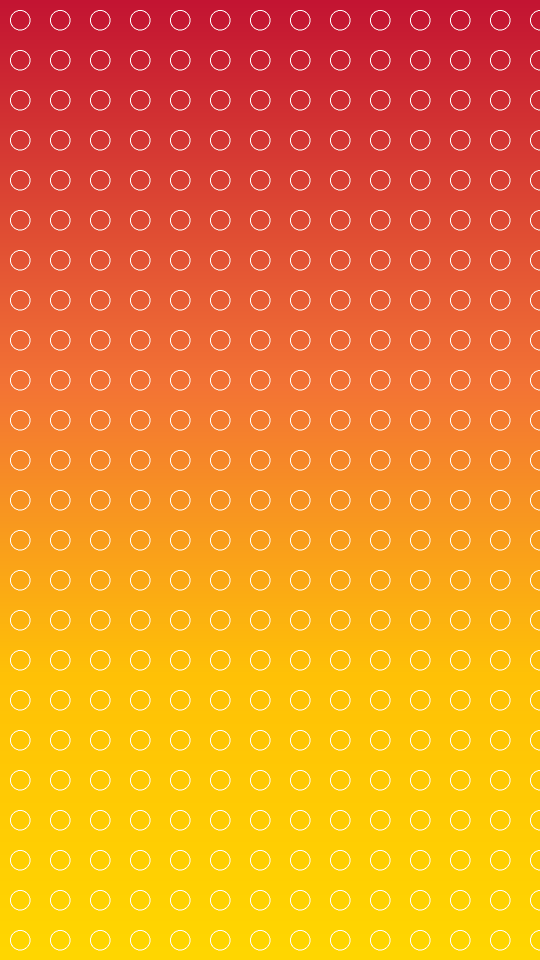
#> input picture background.png, 1080 x 1920 px (shown at 1/2 size)
$ python generate_images.py
#> lines starting #> are read from the running program, lines starting #| are printed output that depends on the picture
"""
Beautiful Image Generator for Spanish Learning Videos
Uses ONE pre-made background image for all phrases
"""

import os
from pathlib import Path
from PIL import Image, ImageDraw, ImageFont

# Image dimensions
IMAGE_WIDTH = 1080
IMAGE_HEIGHT = 1920

# Background image path
BACKGROUND_IMAGE = Path("background.png")


# [45 lines left out: function create_default_background, not called in this run]


def load_background():
    """
    Load the background image (creates default if doesn't exist)
    """

    if not BACKGROUND_IMAGE.exists():
        print("[background] No background found, creating default...")
        return create_default_background()

    return Image.open(BACKGROUND_IMAGE)
#> returned value is the input picture: PIL image 1080x1920 RGB; mean R, G, B 239, 138.2, 38.2


def create_phrase_image(phrase_data: dict, output_path: str):
    """
    Create image using the SAME background for all phrases
    Only the text changes!
    """

    # Load background (reuse same image every time)
    img = load_background().copy()
    draw = ImageDraw.Draw(img)

    # Load fonts (cross-platform compatible - optimized for GitHub Actions/Linux)
    try:
        # Try fonts/ folder first (if user added fonts there)
        font_category = ImageFont.truetype("fonts/arial.ttf", 70)
        font_large = ImageFont.truetype("fonts/arialbd.ttf", 85)
        font_pronunciation = ImageFont.truetype("fonts/ariali.ttf", 28)
        font_branding = ImageFont.truetype("fonts/arialbd.ttf", 42)
    except:
        try:
            # Linux system fonts (GitHub Actions - Ubuntu)
            font_category = ImageFont.truetype("/usr/share/fonts/truetype/dejavu/DejaVuSans-Bold.ttf", 70)
            font_large = ImageFont.truetype("/usr/share/fonts/truetype/dejavu/DejaVuSans-Bold.ttf", 85)
            font_pronunciation = ImageFont.truetype("/usr/share/fonts/truetype/dejavu/DejaVuSans.ttf", 28)
            font_branding = ImageFont.truetype("/usr/share/fonts/truetype/dejavu/DejaVuSans-Bold.ttf", 42)
        except:
            try:
                # Windows system fonts
                font_category = ImageFont.truetype("arial.ttf", 70)
                font_large = ImageFont.truetype("arialbd.ttf", 85)
                font_pronunciation = ImageFont.truetype("ariali.ttf", 28)
                font_branding = ImageFont.truetype("arialbd.ttf", 42)
            except:
                # Last resort: use default but with warning
                print("[fonts] ⚠️ WARNING: Could not load fonts! Text will be tiny!")
                print("[fonts] Installing fonts on Linux: sudo apt-get install fonts-dejavu")
                font_category = ImageFont.load_default()
                font_large = ImageFont.load_default()
                font_pronunciation = ImageFont.load_default()
                font_branding = ImageFont.load_default()

    # Get text
    category = phrase_data.get("category", "Spanish Learning")
    english = phrase_data.get("english", "")
    spanish = phrase_data.get("spanish", "")
    pronunciation = phrase_data.get("pronunciation", "")

    # Helper: wrap text
    def wrap_text(text, font, max_width):
        words = text.split()
        lines = []
        current_line = []

        for word in words:
            test_line = ' '.join(current_line + [word])
            bbox = draw.textbbox((0, 0), test_line, font=font)
            width = bbox[2] - bbox[0]

            if width <= max_width:
                current_line.append(word)
            else:
                if current_line:
                    lines.append(' '.join(current_line))
                current_line = [word]

        if current_line:
            lines.append(' '.join(current_line))

        return lines

    # Draw category at top with IMPRESSIVE styling
    category_text = category.upper()
    category_bbox = draw.textbbox((IMAGE_WIDTH // 2, 180), category_text, font=font_category, anchor="mm")
#> category_bbox = (229, 152, 851, 205)

    # Draw gradient background box for category with glow
    padding = 25

    # Glow effect (limited iterations to prevent coordinate inversion)
    for i in range(min(padding, 15)):  # Max 15 iterations to prevent issues
        alpha = int(200 - (i * 10))
        if alpha > 0:
            draw.rectangle(
                [
                    (category_bbox[0] - padding + i, category_bbox[1] - padding + i),
                    (category_bbox[2] + padding - i, category_bbox[3] + padding - i)
                ],
                outline=(138, 43, 226, alpha)  # Purple glow
            )

    # Solid background
    draw.rectangle(
        [
            (category_bbox[0] - padding, category_bbox[1] - padding),
            (category_bbox[2] + padding, category_bbox[3] + padding)
        ],
        fill=(20, 20, 40, 220)
    )

    # Draw category text with glow
    for offset in [(2,2), (-2,2), (2,-2), (-2,-2)]:
        draw.text(
            (IMAGE_WIDTH // 2 + offset[0], 180 + offset[1]),
            category_text,
            fill=(138, 43, 226),  # Purple glow
            font=font_category,
            anchor="mm"
        )

    draw.text(
        (IMAGE_WIDTH // 2, 180),
        category_text,
        fill=(255, 255, 255),
        font=font_category,
        anchor="mm",
        stroke_width=2,
        stroke_fill=(0, 0, 0)
    )

    # Draw English with solid background
    english_y = 550
    english_lines = wrap_text(english, font_large, IMAGE_WIDTH - 140)
#> the loop in wrap_text, `for word in words:` made 5 passes
#> (bbox, width) on passes 1 to 5: ((0, 14, 224, 80), 224), ((0, 14, 638, 97), 638), ((0, 14, 851, 97), 851), ((0, 14, 1015, 97), 1015), ((0, 16, 366, 97), 366)
#> after the loop in wrap_text, `for word in words:`: lines = ['Good morning! How']
#> english_lines = ['Good morning! How', 'are you?']

    total_height = len(english_lines) * 100
#> total_height = 200

    # Solid background for English (dark blue)
    box_top = english_y - 70
    box_bottom = english_y + total_height - 20
#> box_bottom = 730

    draw.rectangle(
        [(70, box_top), (IMAGE_WIDTH - 70, box_bottom)],
        fill=(30, 40, 80)  # Dark blue, solid
    )

    # Draw English text (no glow, just stroke for visibility)
    for i, line in enumerate(english_lines):
        y_pos = english_y + (i * 100)

        # Main text with thick stroke
        draw.text(
            (IMAGE_WIDTH // 2, y_pos),
            line,
            fill=(255, 255, 255),
            font=font_large,
            anchor="mm",
            stroke_width=5,
            stroke_fill=(0, 0, 0)
        )
#> this loop made 2 passes
#> (line, y_pos) on passes 1 to 2: ('Good morning! How', 550), ('are you?', 650)


    # Draw Spanish with solid background
    spanish_y = english_y + (len(english_lines) * 100) + 100
#> spanish_y = 850
    spanish_lines = wrap_text(spanish, font_large, IMAGE_WIDTH - 140)
#> the loop in wrap_text (call 2), `for word in words:` made 4 passes
#> (bbox, width) on passes 1 to 4: ((0, 17, 349, 95), 349), ((0, 11, 584, 95), 584), ((0, 11, 902, 97), 902), ((0, 11, 1200, 97), 1200)
#> spanish_lines = ['¡Buenos días! ¿Cómo', 'estás?']

    total_height = len(spanish_lines) * 100

    # Solid background for Spanish (warm brown)
    box_top = spanish_y - 70
#> box_top = 780
    box_bottom = spanish_y + total_height - 20
#> box_bottom = 1030

    draw.rectangle(
        [(70, box_top), (IMAGE_WIDTH - 70, box_bottom)],
        fill=(80, 50, 30)  # Warm brown, solid
    )

    # Draw Spanish text (bright yellow for visibility)
    for i, line in enumerate(spanish_lines):
        y_pos = spanish_y + (i * 100)

        # Main text with thick stroke
        draw.text(
            (IMAGE_WIDTH // 2, y_pos),
            line,
            fill=(255, 255, 0),  # Bright yellow
            font=font_large,
            anchor="mm",
            stroke_width=5,
            stroke_fill=(0, 0, 0)
        )
#> this loop made 2 passes
#> (line, y_pos) on passes 1 to 2: ('¡Buenos días! ¿Cómo', 850), ('estás?', 950)

    # Draw pronunciation (subtle, elegant) with DARK CONTAINER that expands
    pronunciation_y = spanish_y + (len(spanish_lines) * 100) + 45
#> pronunciation_y = 1095
    pronunciation_text = f"[{pronunciation}]"

    # Wrap pronunciation text if too long
    max_pron_width = 600  # Max width before wrapping
    pron_lines = wrap_text(pronunciation_text, font_pronunciation, max_pron_width)
#> pron_lines = ['[BWEH-nos DEE-as KOH-moh es-TAHS]']

    # Calculate actual text width for dynamic container sizing
    max_pron_text_width = 0
    for line in pron_lines:
        bbox = draw.textbbox((0, 0), line, font=font_pronunciation)
        text_width = bbox[2] - bbox[0]
        max_pron_text_width = max(max_pron_text_width, text_width)
#> this loop made 1 pass
#> (line, bbox, text_width, max_pron_text_width) on pass 1: ('[BWEH-nos DEE-as KOH-moh es-TAHS]', (0, 5, 536, 30), 536, 536)

    # Container sizing with padding - expands based on text length
    pron_padding_x = 40
    pron_padding_y = 20
    min_pron_width = 200
    pron_container_width = max(min_pron_width, max_pron_text_width + (pron_padding_x * 2))
#> pron_container_width = 616
    pron_container_width = min(pron_container_width, IMAGE_WIDTH - 100)  # Max constraint

    # Calculate total height for all pronunciation lines
    pron_line_height = 35
    total_pron_height = len(pron_lines) * pron_line_height
#> total_pron_height = 35

    # Calculate box dimensions - container expands vertically and horizontally
    box_top = pronunciation_y - total_pron_height // 2 - pron_padding_y + 10
#> box_top = 1068
    box_bottom = pronunciation_y + (len(pron_lines) - 1) * pron_line_height + total_pron_height // 2 + pron_padding_y - 10
#> box_bottom = 1122
    box_left = (IMAGE_WIDTH - pron_container_width) // 2
#> box_left = 232
    box_right = (IMAGE_WIDTH + pron_container_width) // 2
#> box_right = 848

    # Draw DARK background box for pronunciation (darker, more visible)
    draw.rectangle(
        [(box_left, box_top), (box_right, box_bottom)],
        fill=(30, 30, 50, 200)  # Dark container, more opaque
    )

    # Draw each pronunciation line
    for i, pron_line in enumerate(pron_lines):
        y_pos = pronunciation_y + (i * pron_line_height)
        draw.text(
            (IMAGE_WIDTH // 2, y_pos),
            pron_line,
            fill=(220, 220, 240),
            font=font_pronunciation,
            anchor="mm",
            stroke_width=1,
            stroke_fill=(0, 0, 0)
        )
#> this loop made 1 pass
#> (pron_line, y_pos) on pass 1: ('[BWEH-nos DEE-as KOH-moh es-TAHS]', 1095)

    # Add "Habla Verse" branding at bottom with language labels
    branding_y = IMAGE_HEIGHT - 95
    branding_text = "Habla Verse"

    try:
        font_branding = ImageFont.truetype("fonts/arialbd.ttf", 42)  # Increased from 32
        font_language = ImageFont.truetype("fonts/arial.ttf", 22)  # Increased from 18
    except:
        try:
            font_branding = ImageFont.truetype("arialbd.ttf", 42)
            font_language = ImageFont.truetype("arial.ttf", 22)
        except:
            font_branding = ImageFont.load_default()
            font_language = ImageFont.load_default()

    # Get text width for centering
    branding_bbox = draw.textbbox((0, 0), branding_text, font=font_branding)
#> branding_bbox = (0, 7, 251, 39)
    branding_width = branding_bbox[2] - branding_bbox[0]
#> branding_width = 251

    # Subtle glow effect for branding
    for offset in [(1, 1), (-1, 1), (1, -1), (-1, -1)]:
        draw.text(
            (IMAGE_WIDTH // 2 + offset[0], branding_y + offset[1]),
            branding_text,
            fill=(0, 0, 0, 150),
            font=font_branding,
            anchor="mm"
        )

    # Main branding text (elegant gold color)
    draw.text(
        (IMAGE_WIDTH // 2, branding_y),
        branding_text,
        fill=(255, 215, 0),  # Gold color
        font=font_branding,
        anchor="mm",
        stroke_width=2,
        stroke_fill=(0, 0, 0)
    )

    # Add "English • Spanish" language label below branding (smaller, subtle)
    language_text = "English • Spanish"
    language_y = branding_y + 40  # Increased spacing

    language_bbox = draw.textbbox((0, 0), language_text, font=font_language)
#> language_bbox = (0, 4, 193, 26)
    language_width = language_bbox[2] - language_bbox[0]
#> language_width = 193

    # Draw black outline/shadow first for visibility
    for offset in [(1, 0), (-1, 0), (0, 1), (0, -1), (1, 1), (-1, -1), (1, -1), (-1, 1)]:
        draw.text(
            (IMAGE_WIDTH // 2 + offset[0], language_y + offset[1]),
            language_text,
            fill=(0, 0, 0),  # Black outline
            font=font_language,
            anchor="mm"
        )

    # Main text (bright white for contrast)
    draw.text(
        (IMAGE_WIDTH // 2, language_y),
        language_text,
        fill=(255, 255, 255),  # Bright white
        font=font_language,
        anchor="mm"
    )

    # Save
    Path(output_path).parent.mkdir(parents=True, exist_ok=True)
    img.save(output_path, quality=95, optimize=True)
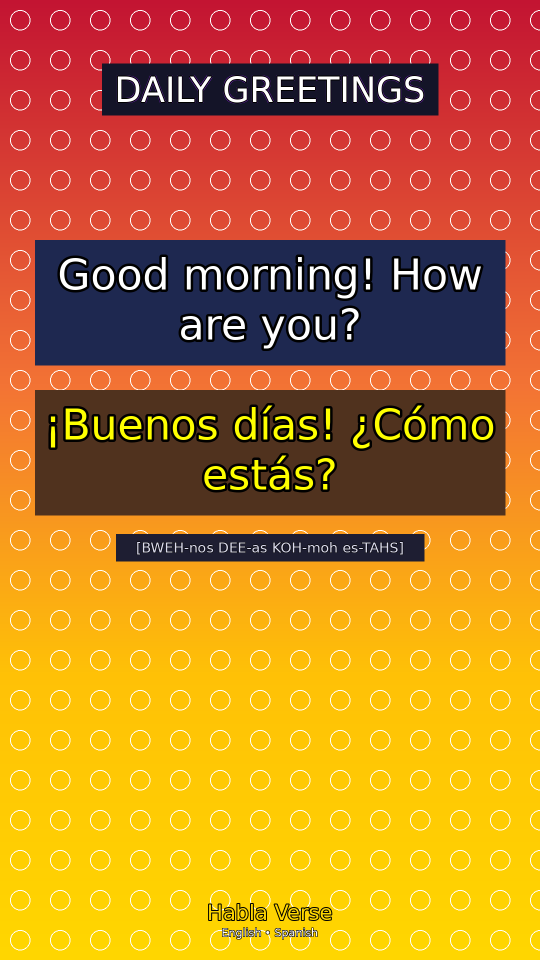
#> saved as test_image.jpg: PIL image 1080x1920 RGB (shown at 1/2 size); mean R, G, B 190.2, 121.9, 39.2

    return output_path


def generate_complete_image(phrase_data: dict, output_path: str):
    """
    Generate image with text on the SAME background
    """
    return create_phrase_image(phrase_data, output_path)


if __name__ == "__main__":
    # Test
    test_phrase = {
        "english": "Good morning! How are you?",
        "spanish": "¡Buenos días! ¿Cómo estás?",
        "pronunciation": "BWEH-nos DEE-as KOH-moh es-TAHS",
        "category": "Daily Greetings"
    }

    output = "test_output/test_image.jpg"
    generate_complete_image(test_phrase, output)
    print(f"\n✅ Test image generated: {output}")
